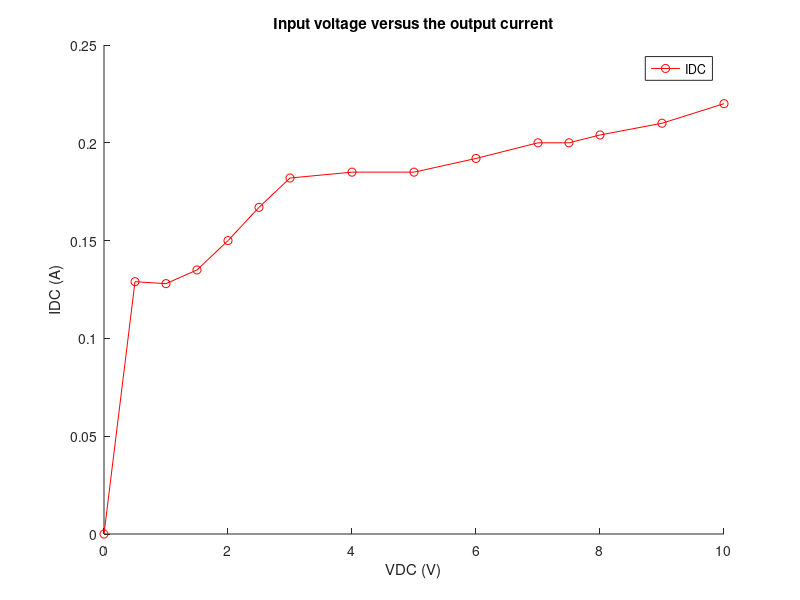
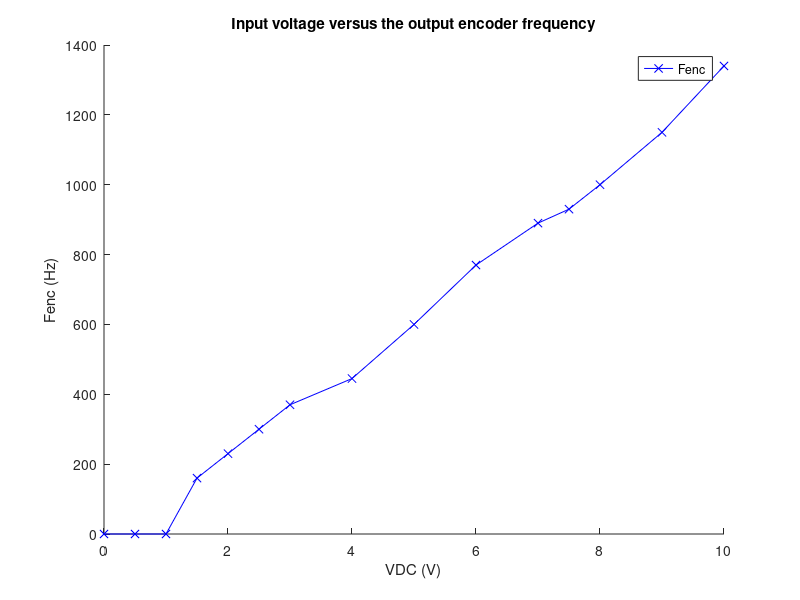
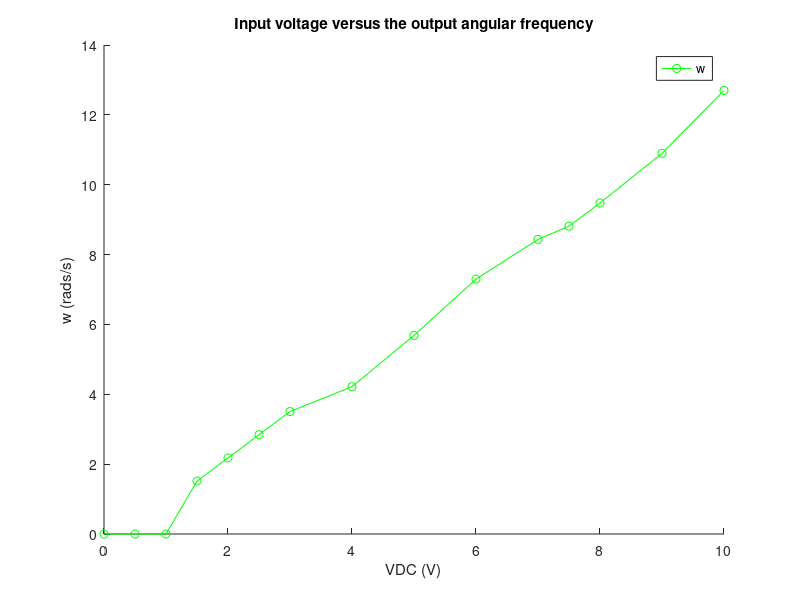

Source code (MATLAB) for these figures, in order:
clc
clear all
close all

VDC = [0 0.5 1 1.5 2 2.5 3 4 5 6 7 7.5 8 9 10];
IDC = [0 0.129 0.128 0.135 0.15 0.167 0.182 0.185 0.185 0.192 0.2 0.2 0.204 0.21 0.22];
Fenc = [0 0 0 160 230 300 370 445 600 770 890 930 1000 1150 1340];

Rm = (4.21+3.61+3.68)/3;
w = 2*pi.*Fenc./(13*51)

figure('Name','Fenc');
hold on
title('Input voltage versus the output current');
plot(VDC, IDC, '-o', 'Color', 'r');
legend('IDC');
xlabel('VDC (V)');
ylabel('IDC (A)');
hold off

figure('Name','Fenc');
hold on
title('Input voltage versus the output encoder frequency');
plot(VDC,Fenc, '-x', 'Color', 'b');
legend('Fenc');
xlabel('VDC (V)');
ylabel('Fenc (Hz)');
hold off

figure('Name','w');
hold on
title('Input voltage versus the output angular frequency');
plot(VDC,w, '-o', 'Color', 'g');
legend('w');
xlabel('VDC (V)');
ylabel('w (rads/s)');
hold off

k = (VDC-Rm.*IDC)./w;
kavg = sum(k(4:15))./12
b = [kavg.*IDC]';
A = [w;ones(1,15)]';
Val = A\b;
B = Val(1)
Tint = Val(2)
dv_dt = 10/(288*10^(-3));
dw_dt = dv_dt/kavg;
J = (B*(10/kavg)+Tint)/(dw_dt)
